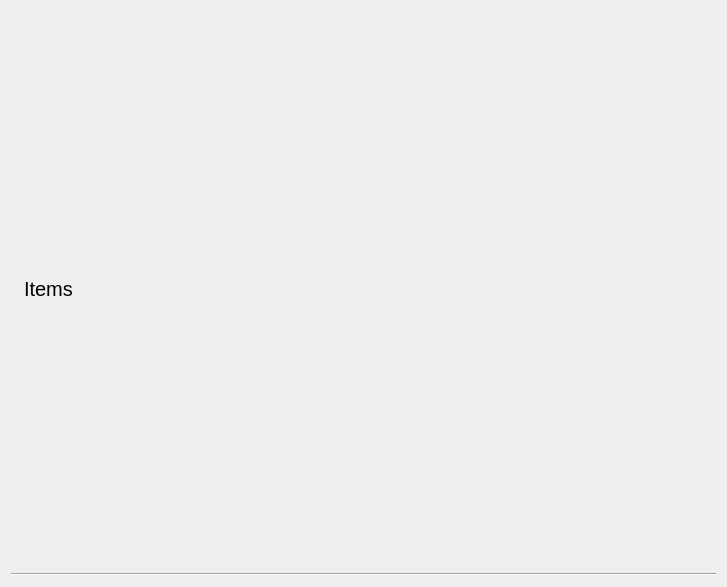
<?xml version="1.0" encoding="UTF-8"?>
<ui version="4.0">
 <class>ItemWidget</class>
 <widget class="QWidget" name="ItemWidget">
  <property name="geometry">
   <rect>
    <x>0</x>
    <y>0</y>
    <width>727</width>
    <height>587</height>
   </rect>
  </property>
  <property name="windowTitle">
   <string>Form</string>
  </property>
  <layout class="QVBoxLayout" name="verticalLayout_3">
   <item>
    <layout class="QHBoxLayout" name="horizontalLayout">
     <property name="topMargin">
      <number>0</number>
     </property>
     <item>
      <widget class="QLabel" name="label">
       <property name="text">
        <string/>
       </property>
       <property name="pixmap">
        <pixmap resource="../../imperion/imperion.qrc">:/images/icon_32.png</pixmap>
       </property>
      </widget>
     </item>
     <item>
      <widget class="QLabel" name="label_2">
       <property name="sizePolicy">
        <sizepolicy hsizetype="Expanding" vsizetype="Preferred">
         <horstretch>0</horstretch>
         <verstretch>0</verstretch>
        </sizepolicy>
       </property>
       <property name="styleSheet">
        <string notr="true">font-size: 20px;</string>
       </property>
       <property name="text">
        <string>Items</string>
       </property>
      </widget>
     </item>
    </layout>
   </item>
   <item>
    <widget class="Line" name="line">
     <property name="orientation">
      <enum>Qt::Horizontal</enum>
     </property>
    </widget>
   </item>
   <item>
    <layout class="QVBoxLayout" name="verticalLayoutTop"/>
   </item>
  </layout>
 </widget>
 <resources>
  <include location="../../imperion/imperion.qrc"/>
 </resources>
 <connections/>
</ui>
